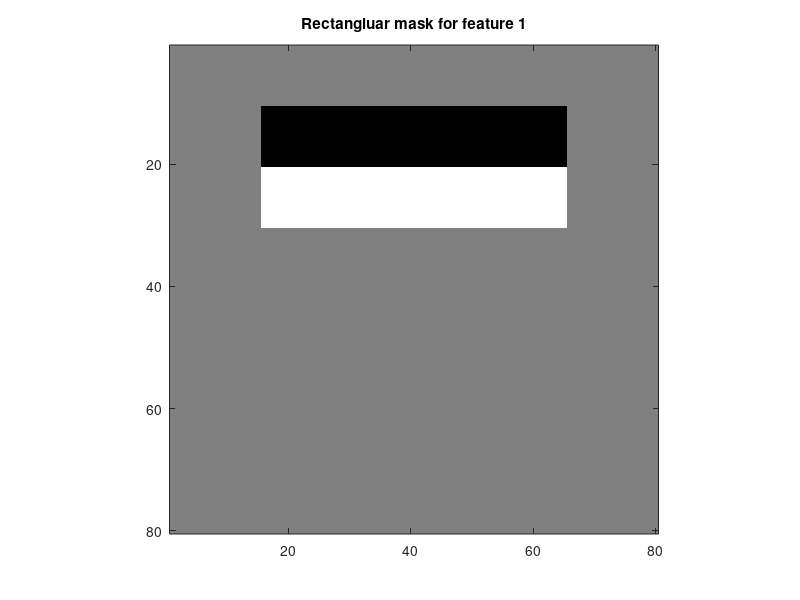
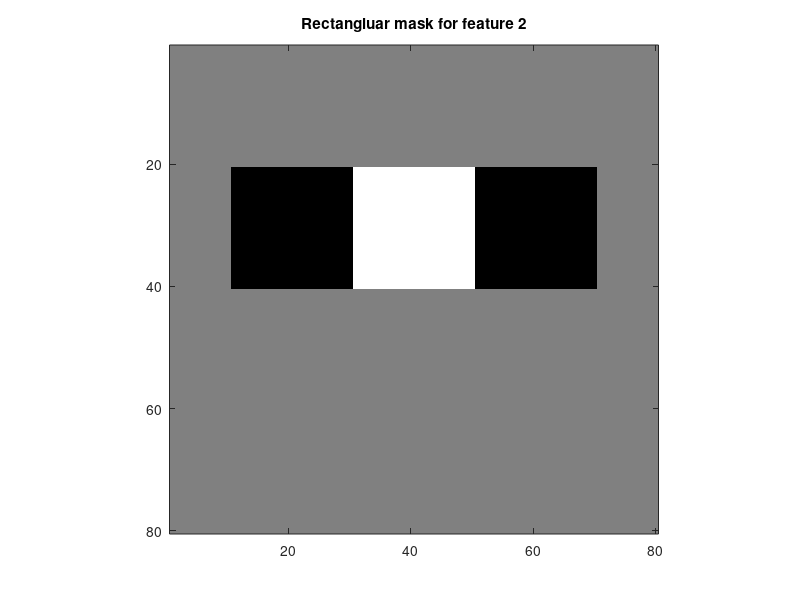

Write MATLAB code to recreate these figures, in order. (Note: this script raises an error after producing the figures.)
% Computational Vision
% Student names: ...
%
% >> OBJECTIVE: 
% 1) Analize the code
% 2) Understand the function of each part of the code
% 3) Code the missing parts
% 4) Execute the code and check the results
% 5) Comment the experiments and results in a report

% main function
function FD_ex1()

clc; close all; clear;

%% Initialization
% Define Viola & Jones parameters for the first two feature masks
% SEE THE ATTACHED IMAGE FOR DETAILS!!!
L = 80;                            % mask size [px]
d1 = 10; d2 = 15; d3 = 20; d4 = 10; % distances from the border
w1 = 50; w2 = 20; w3 = 20;          % width of the rectangles
h1 = 10; h2 = 20;                   % height of the rectangles

%L = 50;                            % mask size [px]
%d1 = 10; d2 = 15; d3 = 20; d4 = 10; % distances from the border
%w1 = 30; w2 = 10; w3 = 10;          % width of the rectangles
%h1 = 10; h2 = 20;                   % height of the rectangles


%% Draw the 2 feature masks (just for visualization purpose)
m1 = zeros(L,L);
m2 = zeros(L,L);

m1(d1+1:d1+h1,d2+1:d2+w1) = 1;
m1(d1+1+h1:d1+2*h1,d2+1:d2+w1) = 2;
figure(1);
imagesc(m1);
title('Rectangluar mask for feature 1');
axis square;
colormap([128 128 128; 0 0 0; 255 255 255]/255);

m2(d3+1:d3+h2,d4+1:d4+w2) = 1;
m2(d3+1:d3+h2,d4+w2+1:d4+w2+w3) = 2;
m2(d3+1:d3+h2,d4+w2+w3+1:d4+2*w2+w3) = 1;
figure(2);
imagesc(m2);
title('Rectangluar mask for feature 2');
axis square;
colormap([128 128 128; 0 0 0; 255 255 255]/255);


%% Load image, compute Integral Image and visualize it

% Load image 'NASA1.jpg' and convert image from rgb to grayscale 
I = rgb2gray(imread('NASA1.bmp'));
imshow(I)
title('Training NASA Image');
% Compute the Integral Image
% >> code to compute the integral image S <<
S = cumsum(cumsum(double(I),2));

%% Compute features for regions with faces

% (X,Y) coordinates of the top-left corner of windows with face
X = [193 340 444 573 717 834 979 1066 1224 195 445 717 964 1200];
Y = [118 151 112 177 114 177 121 184 127 270 298 279 285 295];
XY_FACE =  [X' Y'];    %[x1 y1; x2 y2 .....]

% Initialize the feature matrix for faces
FEAT_FACE = [];

for i = 1:size(XY_FACE,1)
    
    % current top-left corner coordinates
     x = XY_FACE(i,1); 
     y = XY_FACE(i,2);
    
    % compute area of regions A and B for the first feature
    % HERE WE USE INTEGRAL IMAGE!
    area_A = S(y+d1+h1,x+d2+w1) - S(y+d1+1,x+d2+w1) - (S(y+d1+h1,x+d2+1) - S(y+d1+1,x+d2+1));
    area_B = S(y+2*h1+d1,x+w1+d2) - S(y+d1+h1+1,x+d2+w1) - (S(y+d1+2*h1,x+d2+1)-S(y+d1+h1+1,x+d2+1));
    
    % compute area of regions C, D and E for the second feature
    % HERE WE USE INTEGRAL IMAGE!
    % >> code to compute the area of regions C and E <<
         area_C = S(y+d3+h2,x+d4+w2) - S(y+d3+1,x+d4+w2) - (S(y+d3+h2,x+d4+1) - S(y+d3+1,x+d4+1));
         area_D = S(y+d3+h2,x+d4+w2+w3) - S(y+d3+1,x+d4+w2+w3) - (S(y+d3+h2,x+d4+w2+1) - S(y+d3+1,x+d4+w2+1));
         area_E = S(y+d3+h2,x+d4+w2+w3+w2) - S(y+d3+1,x+d4+w2+w3+w2) - (S(y+d3+h2,x+d4+w2+w3+1) - S(y+d3+1,x+d4+w2+w3+1));
    
    
    % compute features value
    F1 = area_B - area_A;
    F2 = area_D - (area_C + area_E);
    
    % cumulate the computed values
    FEAT_FACE = [FEAT_FACE; [F1 F2]];
    
end

%% Compute features for regions with non-faces

% (X,Y) coordinates of the top-left corner of windows with non-face
X=[ 28 307 574 829 1093 203 350 523 580 800 931 1127 692 1265];
Y=[ 36    28    27    30    46   768   757   742   859   745   912   777   994   820];
XY_NON_FACE = [X' Y'];

% Initialize the feature matrix for non-faces
FEAT_NON_FACE = [];

for i = 1:size(XY_NON_FACE,1)
    
    % current top-left corner coordinates
    x = XY_NON_FACE(i,1); y = XY_NON_FACE(i,2);
    
    % compute area of regions A and B for the first feature
    % HERE WE USE INTEGRAL IMAGE!
    area_A = S(y+d1+h1,x+d2+w1) - S(y+d1+1,x+d2+w1) - (S(y+d1+h1,x+d2+1) - S(y+d1+1,x+d2+1));
    area_B = S(y+2*h1+d1,x+w1+d2) - S(y+d1+h1+1,x+d2+w1) - (S(y+d1+2*h1,x+d2+1)-S(y+d1+h1+1,x+d2+1));
    
    % compute area of regions C, D and E for the second feature
    % HERE WE USE INTEGRAL IMAGE!
    % >> code to compute the area of regions C and E <<
         area_C = S(y+d3+h2,x+d4+w2) - S(y+d3+1,x+d4+w2) - (S(y+d3+h2,x+d4+1) - S(y+d3+1,x+d4+1));
         area_D = S(y+d3+h2,x+d4+w2+w3) - S(y+d3+1,x+d4+w2+w3) - (S(y+d3+h2,x+d4+w2+1) - S(y+d3+1,x+d4+w2+1));
         area_E = S(y+d3+h2,x+d4+w2+w3+w2) - S(y+d3+1,x+d4+w2+w3+w2) - (S(y+d3+h2,x+d4+w2+w3+1) - S(y+d3+1,x+d4+w2+w3+1));
    
    % compute features value
    F1 = area_B - area_A;
    F2 = area_D - (area_C + area_E);
    
    % cumulate the computed values
    FEAT_NON_FACE = [FEAT_NON_FACE; [F1 F2]];
    
end

%% Visualize samples in the feature space
figure(3)
hold on
scatter(FEAT_FACE(:,1),FEAT_FACE(:,2),'g');
scatter(FEAT_NON_FACE(:,1),FEAT_NON_FACE(:,2),'r');
xlabel('Feature 1');
ylabel('Feature 2');
title('Training Feature Space');
%% Visualize image with used regions
figure(4);
imshow(I);

% patches with faces
for i = 1:size(XY_FACE,1)
    PATCH = [XY_FACE(i,:) L L];
    Rectangle = [PATCH(1) PATCH(2); PATCH(1)+PATCH(3) PATCH(2); PATCH(1)+PATCH(3) PATCH(2)+PATCH(4); PATCH(1)  PATCH(2)+PATCH(4); PATCH(1) PATCH(2)];
    hold on;
    plot (Rectangle(:,1), Rectangle(:,2), 'g');
    hold off;
end

% patches without faces
for i = 1:size(XY_NON_FACE,1)
    PATCH = [XY_NON_FACE(i,:) L L];
    Rectangle = [PATCH(1) PATCH(2); PATCH(1)+PATCH(3) PATCH(2); PATCH(1)+PATCH(3) PATCH(2)+PATCH(4); PATCH(1)  PATCH(2)+PATCH(4); PATCH(1) PATCH(2)];
    hold on;
    plot (Rectangle(:,1), Rectangle(:,2), 'r');
    hold off;
end



%% Part 2:

%% Define the new regions of the test image 

% Load image 'NASA2.bmp' and convert image from rgb to grayscale 
% >> code here <<
I = rgb2gray(imread('NASA2.bmp'));
% Select regions with FACES and NON-FACES
figure(), imshow(I);
title('Testing NASA Image');
[x1, y1] = ginput(20);

% You could use ginput only once and then copy the coordinates
% >> copy coordinates here: <<
x1 = x1;
y1 = y1;

x1 = round(x1);
y1 = round(y1);

% (X,Y) coordinates of the top-left corner of windows with face
XY_TEST = [x1 y1];
TEST_FACE = XY_TEST(1:11,:);
TEST_NON_FACE = XY_TEST(11:20,:); 
%% Compute features for these new regions
% Compute the Integral Image
% >> code here <<
S = cumsum(cumsum(double(I),2));
% Initialize the feature matrix for faces
FEAT_TEST = [];

for i = 1:size(XY_TEST,1)
    
    % current top-left corner coordinates
    x = XY_TEST(i,1);
    y = XY_TEST(i,2);
    
    % compute area of regions A and B for the first feature
    % HERE WE USE INTEGRAL IMAGE!
    area_A = S(y+d1+h1,x+d2+w1) - S(y+d1+1,x+d2+w1) - (S(y+d1+h1,x+d2+1) - S(y+d1+1,x+d2+1));
    area_B = S(y+2*h1+d1,x+w1+d2) - S(y+d1+h1+1,x+d2+w1) - (S(y+d1+2*h1,x+d2+1)-S(y+d1+h1+1,x+d2+1));
    
    % compute area of regions C, D and E for the second feature
    % HERE WE USE INTEGRAL IMAGE!
         area_C = S(y+d3+h2,x+d4+w2) - S(y+d3+1,x+d4+w2) - (S(y+d3+h2,x+d4+1) - S(y+d3+1,x+d4+1));
         area_D = S(y+d3+h2,x+d4+w2+w3) - S(y+d3+1,x+d4+w2+w3) - (S(y+d3+h2,x+d4+w2+1) - S(y+d3+1,x+d4+w2+1));
         area_E = S(y+d3+h2,x+d4+w2+w3+w2) - S(y+d3+1,x+d4+w2+w3+w2) - (S(y+d3+h2,x+d4+w2+w3+1) - S(y+d3+1,x+d4+w2+w3+1));
    
    % compute features value
    F1 = area_B - area_A;
    F2 = area_D - (area_C + area_E);

    % cumulate the computed values
    FEAT_TEST = [FEAT_TEST; [F1 F2]];
    
end


%% Train a k-nn classifier and test the new windows
features_train = [FEAT_FACE; FEAT_NON_FACE];
Group = [repmat(1, length(FEAT_FACE), 1); repmat(2, length(FEAT_NON_FACE), 1)];
% Call the function knnclassify
% >> code here <<
class = knnclassify(FEAT_TEST,features_train, Group);
face_rows = class == 1;
non_face_rows = class == 2;
%% Visualize samples in the feature space
% First, visualize the training samples:
figure();
hold on
scatter(FEAT_FACE(:,1),FEAT_FACE(:,2),'g');
scatter(FEAT_NON_FACE(:,1),FEAT_NON_FACE(:,2),'r');
xlabel('Feature 1');
ylabel('Feature 2');
title('Feature space');
% Second, visualize the test samples in two different colors
% >> code here <<
figure();
hold on
scatter(TEST_FACE(:,1),TEST_FACE(:,2),'r');
scatter(TEST_NON_FACE(:,1),TEST_NON_FACE(:,2),'g');
xlabel('Feature 1');
ylabel('Feature 2');
title('Testing Feature Space');
%% %% Visualize actual test image labels
figure(4);
imshow(I);
title('Actual Test Image Labels')

faces = XY_TEST(1:11,:)
non_faces = XY_TEST(11:20,:)

% patches with faces
for i = 1:size(faces,1)
    PATCH = [faces(i,:) L L];
    Rectangle = [PATCH(1) PATCH(2); PATCH(1)+PATCH(3) PATCH(2); PATCH(1)+PATCH(3) PATCH(2)+PATCH(4); PATCH(1)  PATCH(2)+PATCH(4); PATCH(1) PATCH(2)];
    hold on;
    plot (Rectangle(:,1), Rectangle(:,2), 'g');
    hold off;
end

% patches without faces
for i = 1:size(non_faces,1)
    PATCH = [non_faces(i,:) L L];
    Rectangle = [PATCH(1) PATCH(2); PATCH(1)+PATCH(3) PATCH(2); PATCH(1)+PATCH(3) PATCH(2)+PATCH(4); PATCH(1)  PATCH(2)+PATCH(4); PATCH(1) PATCH(2)];
    hold on;
    plot (Rectangle(:,1), Rectangle(:,2), 'r');
    hold off;
end


%% Visualize classification results in the test image

% Visualize image 'NASA2.bmp' with used regions
figure(4);
imshow(I);
title('Predicted Test Image Labels')

faces = XY_TEST(face_rows,:);
non_faces = XY_TEST(non_face_rows,:);

% patches with faces
for i = 1:size(faces,1)
    PATCH = [faces(i,:) L L];
    Rectangle = [PATCH(1) PATCH(2); PATCH(1)+PATCH(3) PATCH(2); PATCH(1)+PATCH(3) PATCH(2)+PATCH(4); PATCH(1)  PATCH(2)+PATCH(4); PATCH(1) PATCH(2)];
    hold on;
    plot (Rectangle(:,1), Rectangle(:,2), 'g');
    hold off;
end

% patches without faces
for i = 1:size(non_faces,1)
    PATCH = [non_faces(i,:) L L];
    Rectangle = [PATCH(1) PATCH(2); PATCH(1)+PATCH(3) PATCH(2); PATCH(1)+PATCH(3) PATCH(2)+PATCH(4); PATCH(1)  PATCH(2)+PATCH(4); PATCH(1) PATCH(2)];
    hold on;
    plot (Rectangle(:,1), Rectangle(:,2), 'r');
    hold off;
end

end





